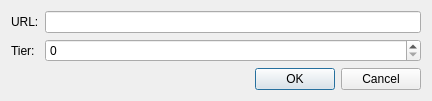
<?xml version="1.0" encoding="UTF-8"?>
<ui version="4.0">
 <class>SingleTrackerChanger</class>
 <widget class="QDialog" name="SingleTrackerChanger">
  <property name="geometry">
   <rect>
    <x>0</x>
    <y>0</y>
    <width>432</width>
    <height>77</height>
   </rect>
  </property>
  <property name="windowTitle">
   <string/>
  </property>
  <layout class="QFormLayout" name="formLayout">
   <property name="fieldGrowthPolicy">
    <enum>QFormLayout::AllNonFixedFieldsGrow</enum>
   </property>
   <item row="0" column="0">
    <widget class="QLabel" name="label">
     <property name="text">
      <string>URL:</string>
     </property>
    </widget>
   </item>
   <item row="0" column="1">
    <widget class="QLineEdit" name="Tracker_"/>
   </item>
   <item row="1" column="0">
    <widget class="QLabel" name="label_2">
     <property name="text">
      <string>Tier:</string>
     </property>
    </widget>
   </item>
   <item row="1" column="1">
    <widget class="QSpinBox" name="Tier_">
     <property name="maximum">
      <number>99999</number>
     </property>
    </widget>
   </item>
   <item row="2" column="0" colspan="2">
    <widget class="QDialogButtonBox" name="buttonBox">
     <property name="orientation">
      <enum>Qt::Horizontal</enum>
     </property>
     <property name="standardButtons">
      <set>QDialogButtonBox::Cancel|QDialogButtonBox::Ok</set>
     </property>
    </widget>
   </item>
  </layout>
 </widget>
 <resources/>
 <connections>
  <connection>
   <sender>buttonBox</sender>
   <signal>accepted()</signal>
   <receiver>SingleTrackerChanger</receiver>
   <slot>accept()</slot>
   <hints>
    <hint type="sourcelabel">
     <x>248</x>
     <y>254</y>
    </hint>
    <hint type="destinationlabel">
     <x>157</x>
     <y>274</y>
    </hint>
   </hints>
  </connection>
  <connection>
   <sender>buttonBox</sender>
   <signal>rejected()</signal>
   <receiver>SingleTrackerChanger</receiver>
   <slot>reject()</slot>
   <hints>
    <hint type="sourcelabel">
     <x>316</x>
     <y>260</y>
    </hint>
    <hint type="destinationlabel">
     <x>286</x>
     <y>274</y>
    </hint>
   </hints>
  </connection>
 </connections>
</ui>
